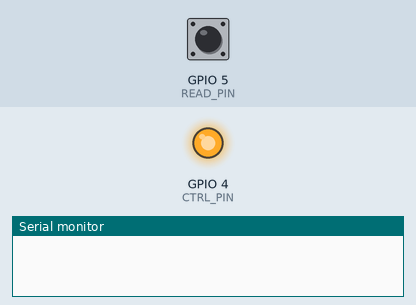
This program was run on a simulated ESP32-S3. On the bench: output pins drawn as LEDs (lit = HIGH), the last lines printed to the serial monitor. The test bench sets the inputs (shaded band); at power-on: GPIO 5 (READ_PIN) HIGH.

Above: at 1.2 s.
1.3 s: GPIO 5 (READ_PIN) pulled LOW for 0.15 s
4.4 s: GPIO 5 (READ_PIN) pulled LOW for 1 s
At 5.5 s:
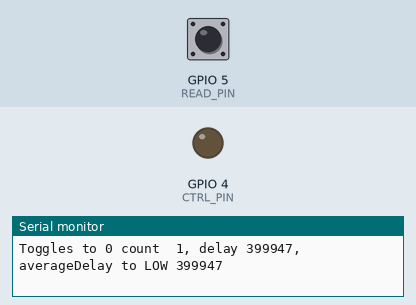
Timing chart, 0 to 11.5 s (numbered marks = the images above; inputs shaded):
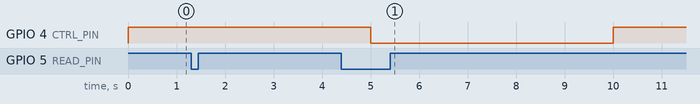

The program:

main.cpp
```cpp
#include <Arduino.h>

#define CTRL_PIN 4
#define READ_PIN 5

#define TOGGLE_PERIOD 5000000
#define DEBOUNCE_PERIOD 20000

uint32_t lastToggleUs;
uint32_t lastToHighUs;
uint32_t lastToLowUs;
uint8_t lastState;
volatile uint32_t switchTimeUs = 0;
volatile bool     switched     = false;
int switchesToHighCount = 0;
int switchesToLowCount = 0;
uint32_t aggregatedDelaysToHigh = 0;
uint32_t aggregatedDelaysToLow = 0;

void IRAM_ATTR onRelayEdge() {
    uint32_t now = micros();
    if (now - switchTimeUs > DEBOUNCE_PERIOD) {
        switchTimeUs = now;
        switched = true;
    }
}

void setup() {
  Serial.begin(115200);
  pinMode(CTRL_PIN, OUTPUT);
  pinMode(READ_PIN, INPUT_PULLUP);
  lastToggleUs = micros();
  lastState = HIGH;
  lastToHighUs = micros();
  digitalWrite(CTRL_PIN, lastState);

  attachInterrupt(digitalPinToInterrupt(READ_PIN), onRelayEdge, CHANGE);
}

void loop() {
  // put your main code here, to run repeatedly:
  uint32_t now = micros();

  if (switched) {
    if (lastState == HIGH) {
      switchesToHighCount++;
      uint32_t delay = switchTimeUs - lastToHighUs;
      aggregatedDelaysToHigh += delay;
      Serial.printf("Interrupt detect time %d, toggle relay time %d relay state %d\n", switchTimeUs, lastToHighUs, lastState);
      Serial.printf("Toggles to %d count  %d, delay %d, averageDelay to HIGH %d \n", lastState,  switchesToHighCount, delay, aggregatedDelaysToHigh / switchesToHighCount);
    } else {
      switchesToLowCount++;
      uint32_t delay = switchTimeUs - lastToLowUs;
      aggregatedDelaysToLow += delay;
      Serial.printf("Interrupt detect time %d, toggle relay time %d relay state %d\n", switchTimeUs, lastToLowUs, lastState);
      Serial.printf("Toggles to %d count  %d, delay %d, averageDelay to LOW %d \n", lastState,  switchesToLowCount, delay, aggregatedDelaysToLow / switchesToLowCount);
    }
    switched = false;
  }

  if (now - lastToggleUs > TOGGLE_PERIOD) {
    lastState = lastState == HIGH ? LOW : HIGH;
    digitalWrite(CTRL_PIN, lastState);
    lastToggleUs = now;
    if (lastState == HIGH) {
      lastToHighUs = now;
    } else {
      lastToLowUs = now;
    }
  }
}
```
